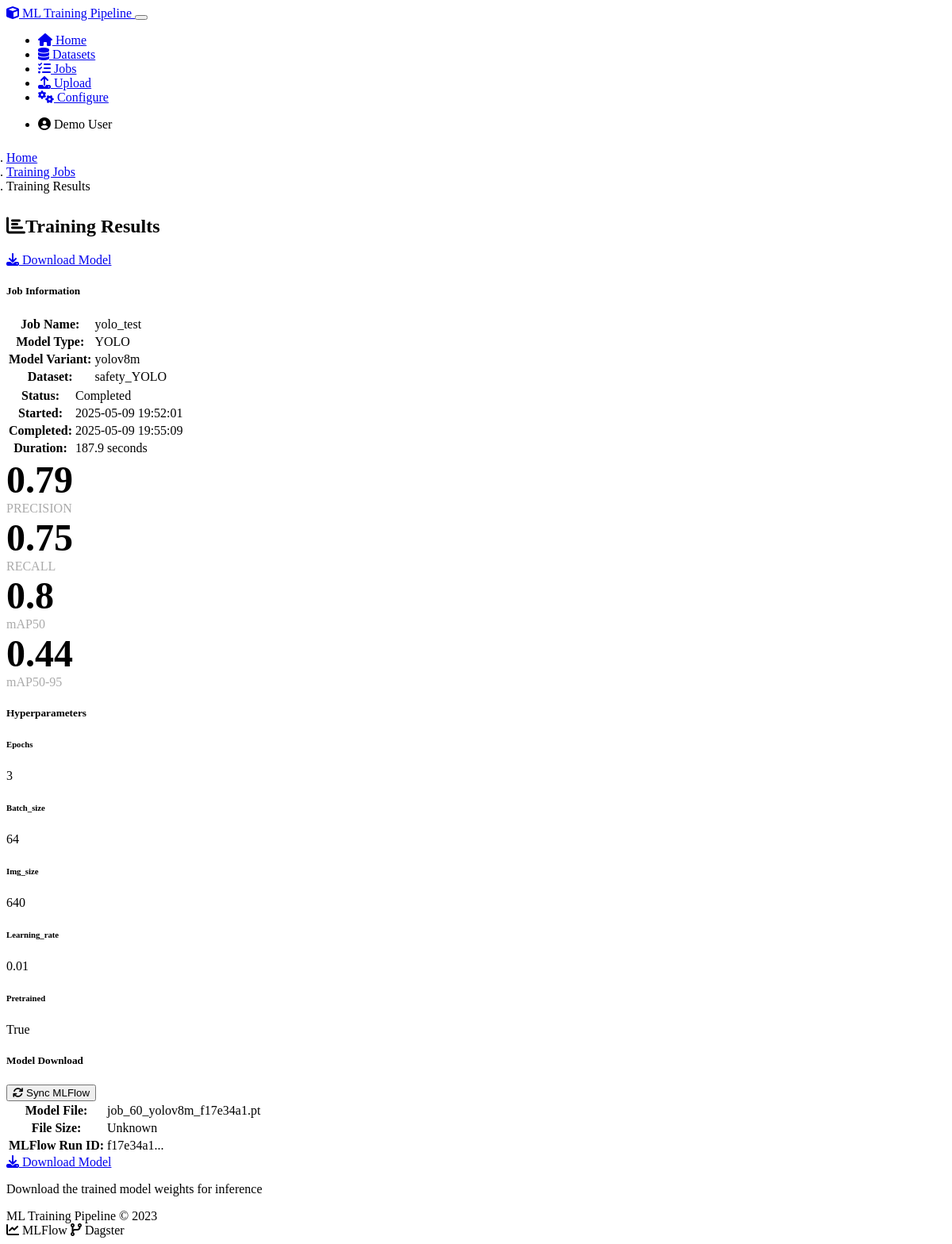
The page /results/60 on the database its author committed.
### models.py (models this page shows, shortened)
class TrainingJob(db.Model):
    id = db.Column(db.Integer, primary_key=True)
    job_name = db.Column(db.String(120), nullable=False)
    model_type = db.Column(db.String(20), nullable=False)  # YOLO, RF-DETR
    model_variant = db.Column(db.String(20), nullable=False)  # e.g., yolov5s, rf_detr_r50
    hyperparameters = db.Column(db.Text, nullable=False)  # JSON-serialized hyperparameters
    status = db.Column(db.String(20), default='pending')  # pending, running, completed, failed
    mlflow_run_id = db.Column(db.String(36))  # MLFlow run ID
    dagster_run_id = db.Column(db.String(36))  # Dagster run ID
    created_at = db.Column(db.DateTime, default=datetime.utcnow)
    started_at = db.Column(db.DateTime)
    completed_at = db.Column(db.DateTime)
    error_message = db.Column(db.Text)
    user_id = db.Column(db.Integer, db.ForeignKey('user.id'), nullable=False)
    dataset_id = db.Column(db.Integer, db.ForeignKey('dataset.id'), nullable=False)
    def get_hyperparameters(self):
        return json.loads(self.hyperparameters)

class Dataset(db.Model):
    id = db.Column(db.Integer, primary_key=True)
    name = db.Column(db.String(120), nullable=False)
    description = db.Column(db.Text)
    data_path = db.Column(db.String(256), nullable=False)
    format_type = db.Column(db.String(20), nullable=False)  # COCO, YOLO, VOC, etc.
    class_names = db.Column(db.Text)  # JSON-serialized list of class names
    image_count = db.Column(db.Integer, default=0)
    created_at = db.Column(db.DateTime, default=datetime.utcnow)
    user_id = db.Column(db.Integer, db.ForeignKey('user.id'), nullable=False)
    training_jobs = db.relationship('TrainingJob', backref='dataset', lazy='dynamic')

class ModelArtifact(db.Model):
    id = db.Column(db.Integer, primary_key=True)
    training_job_id = db.Column(db.Integer, db.ForeignKey('training_job.id'), nullable=False)
    artifact_path = db.Column(db.String(256), nullable=False)
    artifact_type = db.Column(db.String(20), nullable=False)  # weights, config, metrics
    metrics = db.Column(db.Text)  # JSON-serialized metrics
    created_at = db.Column(db.DateTime, default=datetime.utcnow)
    training_job = db.relationship('TrainingJob', backref='artifacts')
    def get_metrics(self):
        if self.metrics:
            return json.loads(self.metrics)
        return {}

### routes.py (the view)
    @app.route('/results/<int:job_id>')
    def training_results(job_id):
        job = TrainingJob.query.get_or_404(job_id)
        dataset = Dataset.query.get(job.dataset_id) if job.dataset_id else None
        if job.status != 'completed':
            flash("This job has not completed yet.", 'warning')
            return redirect(url_for('monitor_training', job_id=job_id))
        artifacts = ModelArtifact.query.filter_by(training_job_id=job_id).all()
        metrics = {}
        for artifact in artifacts:
            if artifact.artifact_type == 'weights' and artifact.metrics:
                metrics = artifact.get_metrics()
                break
        model_path = None
        model_size = None
        for artifact in artifacts:
            if artifact.artifact_type == 'weights':
                model_path = artifact.artifact_path
                if model_path and os.path.exists(model_path):
                    model_size = round(os.path.getsize(model_path) / (1024 * 1024), 2)  # Size in MB
                break
        hyperparameters = job.get_hyperparameters()
        metrics_history = None
        return render_template('results.html',
                            title=f'Results: {job.job_name}',
                            job=job,
                            dataset=dataset,
                            artifacts=artifacts,
                            metrics=metrics,
                            hyperparameters=hyperparameters,
                            model_path=model_path,
                            model_size=model_size,
                            metrics_history=metrics_history)

### templates/results.html (shortened to what this page needs)
{% extends "layout.html" %}
{% block content %}
<div class="row">
    <div class="col-md-12">
        <nav aria-label="breadcrumb">
            <ol class="breadcrumb custom-breadcrumb">
                <li class="breadcrumb-item"><a href="{{ url_for('index') }}">Home</a></li>
                <li class="breadcrumb-item"><a href="{{ url_for('list_jobs') }}">Training Jobs</a></li>
                <li class="breadcrumb-item active" aria-current="page">Training Results</li>
            </ol>
        </nav>
        <div class="d-flex justify-content-between align-items-center mb-4">
            <h2><i class="fas fa-chart-bar me-2"></i>Training Results</h2>
            {% if job.status == 'completed' and model_path %}
            <a href="{{ url_for('download_artifact', artifact_id=artifacts[0].id if artifacts else 0) }}" class="btn btn-success download-btn">
                <i class="fas fa-download me-1"></i> Download Model
            </a>
            {% endif %}
        </div>
        <div class="card mb-4">
            <div class="card-header">
                <h5 class="mb-0">Job Information</h5>
            </div>
            <div class="card-body">
                <div class="row">
                    <div class="col-md-6">
                        <table class="table">
                            <tr>
                                <th>Job Name:</th>
                                <td>{{ job.job_name }}</td>
                            </tr>
                            <tr>
                                <th>Model Type:</th>
                                <td>{{ job.model_type|upper }}</td>
                            </tr>
                            <tr>
                                <th>Model Variant:</th>
                                <td>{{ job.model_variant }}</td>
                            </tr>
                            <tr>
                                <th>Dataset:</th>
                                <td>{{ dataset.name if dataset else 'N/A' }}</td>
                            </tr>
                        </table>
                    </div>
                    <div class="col-md-6">
                        <table class="table">
                            <tr>
                                <th>Status:</th>
                                <td>
                                    {% if job.status == 'completed' %}
                                    <span class="badge bg-success">Completed</span>
                                    {% elif job.status == 'failed' %}
                                    <span class="badge bg-danger">Failed</span>
                                    {% else %}
                                    <span class="badge bg-secondary">{{ job.status|title }}</span>
                                    {% endif %}
                                </td>
                            </tr>
                            <tr>
                                <th>Started:</th>
                                <td>{{ job.started_at.strftime('%Y-%m-%d %H:%M:%S') if job.started_at else 'N/A' }}</td>
                            </tr>
                            <tr>
                                <th>Completed:</th>
                                <td>{{ job.completed_at.strftime('%Y-%m-%d %H:%M:%S') if job.completed_at else 'N/A' }}</td>
                            </tr>
                            <tr>
                                <th>Duration:</th>
                                <td>
                                    {% if job.started_at and job.completed_at %}
                                    {{ (job.completed_at - job.started_at).total_seconds()|round(1) }} seconds
                                    {% else %}
                                    N/A
                                    {% endif %}
                                </td>
                            </tr>
                        </table>
                    </div>
                </div>
            </div>
        </div>
        {% if job.status == 'completed' %}
        <div class="row mb-4">
            <div class="col-md-3">
                <div class="card metrics-card h-100">
                    <div class="card-body text-center">
                        <div class="metrics-value text-primary">{{ metrics.precision|round(2) if metrics and metrics.precision else 'N/A' }}</div>
                        <div class="metrics-label">PRECISION</div>
                    </div>
                </div>
            </div>
            <div class="col-md-3">
                <div class="card metrics-card h-100">
                    <div class="card-body text-center">
                        <div class="metrics-value text-success">{{ metrics.recall|round(2) if metrics and metrics.recall else 'N/A' }}</div>
                        <div class="metrics-label">RECALL</div>
                    </div>
                </div>
            </div>
            <div class="col-md-3">
                <div class="card metrics-card h-100">
                    <div class="card-body text-center">
                        <div class="metrics-value text-info">{{ metrics.mAP50|round(2) if metrics and metrics.mAP50 else 'N/A' }}</div>
                        <div class="metrics-label">mAP50</div>
                    </div>
                </div>
            </div>
            <div class="col-md-3">
                <div class="card metrics-card h-100">
                    <div class="card-body text-center">
                        <div class="metrics-value text-warning">{{ metrics.get('mAP50-95', 'N/A')|round(2) if metrics and metrics.get('mAP50-95') is not none else 'N/A' }}</div>
                        <div class="metrics-label">mAP50-95</div>
                    </div>
                </div>
            </div>
        </div>
        <div class="card mb-4">
            <div class="card-header">
                <h5 class="mb-0">Hyperparameters</h5>
            </div>
            <div class="card-body">
                <div class="row">
                    {% for key, value in hyperparameters.items() %}
                    <div class="col-md-3 mb-3">
                        <div class="card h-100">
                            <div class="card-body">
                                <h6 class="card-title">{{ key|title }}</h6>
                                <p class="card-text">{{ value }}</p>
                            </div>
                        </div>
                    </div>
                    {% endfor %}
                </div>
            </div>
        </div>
        {% if model_path %}
        <div class="row">
            <div class="col-md-6">
                <div class="card mb-4">
                    <div class="card-header d-flex justify-content-between align-items-center">
                        <h5 class="mb-0">Model Download</h5>
                        {% if job.mlflow_run_id and not job.mlflow_run_id.startswith('direct-') %}
                        <button class="btn btn-sm btn-outline-primary" id="sync-mlflow-btn"
                                data-job-id="{{ job.id }}" data-toggle="tooltip"
                                title="Sincronizza metriche e artefatti con MLFlow">
                            <i class="fas fa-sync"></i> Sync MLFlow
                        </button>
                        {% endif %}
                    </div>
                    <div class="card-body">
                        <table class="table">
                            <tr>
                                <th>Model File:</th>
                                <td>
                                    {% if model_path %}
                                    {{ model_path.split('/')[-1] }}
                                    {% else %}
                                    Not available
                                    {% endif %}
                                </td>
                            </tr>
                            <tr>
                                <th>File Size:</th>
                                <td>
                                    {% if model_path and model_size %}
                                    {{ model_size }} MB
                                    {% else %}
                                    Unknown
                                    {% endif %}
                                </td>
                            </tr>
                            <tr>
                                <th>MLFlow Run ID:</th>
                                <td>{{ job.mlflow_run_id[:8] + '...' if job.mlflow_run_id else 'N/A' }}</td>
                            </tr>
                        </table>
                    </div>
                </div>
            </div>
            <div class="col-md-6">
                {% if job.status == 'completed' and model_path and artifacts %}
                <div class="text-center p-4">
                    <a href="{{ url_for('download_artifact', artifact_id=artifacts[0].id if artifacts else 0) }}" class="btn btn-lg btn-success download-btn">
                        <i class="fas fa-download me-2"></i> Download Model
                    </a>
                    <p class="text-muted mt-2">
                        Download the trained model weights for inference
                    </p>
                </div>
                {% endif %}
            </div>
        </div>
        {% endif %}
        {% endif %}
    </div>
</div>
{% endblock %}

### static/css/custom.css (style rules this page uses)
.custom-breadcrumb { background-color: transparent; padding: 0.5rem 0; }

### templates/results.html (style rules this page uses)
.metrics-value { font-size: 3rem; font-weight: bold; }
.metrics-label { font-size: 1rem; color: #aaa; }
.metrics-card { transition: all 0.3s ease; }
.download-btn { transition: all 0.3s ease; }

### rows shown on the page
TrainingJob: job_name "yolo_test", model_type "YOLO", model_variant "yolov8m", started_at "2025-05-09 19:52:01", completed_at "2025-05-09 19:55:09", (job.completed_at-job.started_at).total_seconds()|round(1) "187.9"
Dataset: name "safety_YOLO"
ModelArtifact: artifact_path "job_60_yolov8m_f17e34a1.pt"

### other values the page prints
{{ metrics.precision|round(2) if metrics and metrics.precision else 'N/A' }} "0.79"
{{ metrics.recall|round(2) if metrics and metrics.recall else 'N/A' }} "0.75"
{{ metrics.mAP50|round(2) if metrics and metrics.mAP50 else 'N/A' }} "0.8"
{{ key|title }} "Epochs" "Batch_size" "Img_size" "Learning_rate" "Pretrained"
{{ value }} "3" "64" "640" "0.01" "True"
{{ job.mlflow_run_id[:8] + '...' if job.mlflow_run_id else 'N/A' }} "f17e34a1..."
